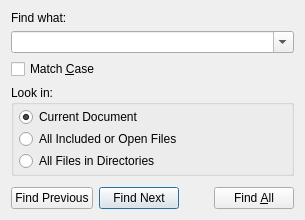
<?xml version="1.0" encoding="UTF-8"?>
<ui version="4.0">
 <class>FindInFilesDialog</class>
 <widget class="QWidget" name="FindInFilesDialog">
  <property name="geometry">
   <rect>
    <x>0</x>
    <y>0</y>
    <width>305</width>
    <height>220</height>
   </rect>
  </property>
  <property name="windowTitle">
   <string>Find In Files</string>
  </property>
  <layout class="QVBoxLayout" name="verticalLayout">
   <item>
    <widget class="QLabel" name="label">
     <property name="text">
      <string>Find what:</string>
     </property>
    </widget>
   </item>
   <item>
    <widget class="QComboBox" name="findInput">
     <property name="editable">
      <bool>true</bool>
     </property>
     <property name="maxCount">
      <number>20</number>
     </property>
     <property name="insertPolicy">
      <enum>QComboBox::InsertAtTop</enum>
     </property>
     <property name="duplicatesEnabled">
      <bool>true</bool>
     </property>
    </widget>
   </item>
   <item>
    <widget class="QCheckBox" name="matchCaseOption">
     <property name="text">
      <string>Match &amp;Case</string>
     </property>
     <property name="checked">
      <bool>false</bool>
     </property>
    </widget>
   </item>
   <item>
    <widget class="QGroupBox" name="groupBox">
     <property name="title">
      <string>Look in:</string>
     </property>
     <layout class="QVBoxLayout" name="verticalLayout_2">
      <property name="spacing">
       <number>2</number>
      </property>
      <property name="leftMargin">
       <number>5</number>
      </property>
      <property name="topMargin">
       <number>2</number>
      </property>
      <property name="rightMargin">
       <number>5</number>
      </property>
      <property name="bottomMargin">
       <number>2</number>
      </property>
      <item>
       <widget class="QRadioButton" name="lookInDocumentOption">
        <property name="text">
         <string>Current Document</string>
        </property>
        <property name="checked">
         <bool>true</bool>
        </property>
       </widget>
      </item>
      <item>
       <widget class="QRadioButton" name="lookInProjectOption">
        <property name="text">
         <string>All Included or Open Files</string>
        </property>
       </widget>
      </item>
      <item>
       <widget class="QRadioButton" name="lookInDirectories">
        <property name="text">
         <string>All Files in Directories</string>
        </property>
       </widget>
      </item>
     </layout>
    </widget>
   </item>
   <item>
    <spacer name="verticalSpacer">
     <property name="orientation">
      <enum>Qt::Vertical</enum>
     </property>
     <property name="sizeHint" stdset="0">
      <size>
       <width>20</width>
       <height>40</height>
      </size>
     </property>
    </spacer>
   </item>
   <item>
    <layout class="QHBoxLayout" name="horizontalLayout">
     <item>
      <widget class="QPushButton" name="findPreviousBn">
       <property name="text">
        <string>Find Previous</string>
       </property>
      </widget>
     </item>
     <item>
      <widget class="QPushButton" name="findNextBn">
       <property name="text">
        <string>Find Next</string>
       </property>
       <property name="autoDefault">
        <bool>true</bool>
       </property>
       <property name="default">
        <bool>true</bool>
       </property>
      </widget>
     </item>
     <item>
      <spacer name="horizontalSpacer">
       <property name="orientation">
        <enum>Qt::Horizontal</enum>
       </property>
       <property name="sizeHint" stdset="0">
        <size>
         <width>40</width>
         <height>20</height>
        </size>
       </property>
      </spacer>
     </item>
     <item>
      <widget class="QPushButton" name="findAllBn">
       <property name="text">
        <string>Find &amp;All</string>
       </property>
       <property name="autoDefault">
        <bool>false</bool>
       </property>
       <property name="default">
        <bool>false</bool>
       </property>
      </widget>
     </item>
    </layout>
   </item>
  </layout>
 </widget>
 <resources/>
 <connections/>
</ui>
